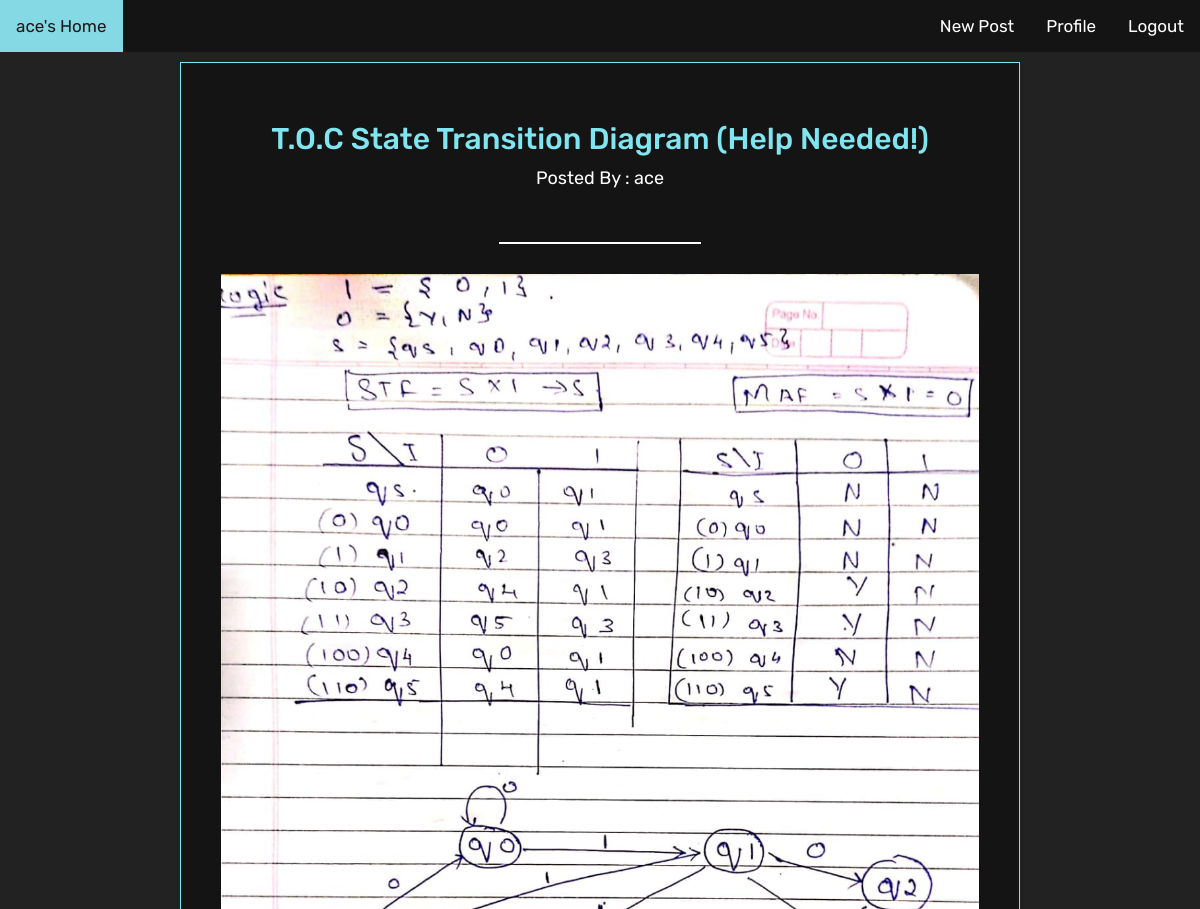
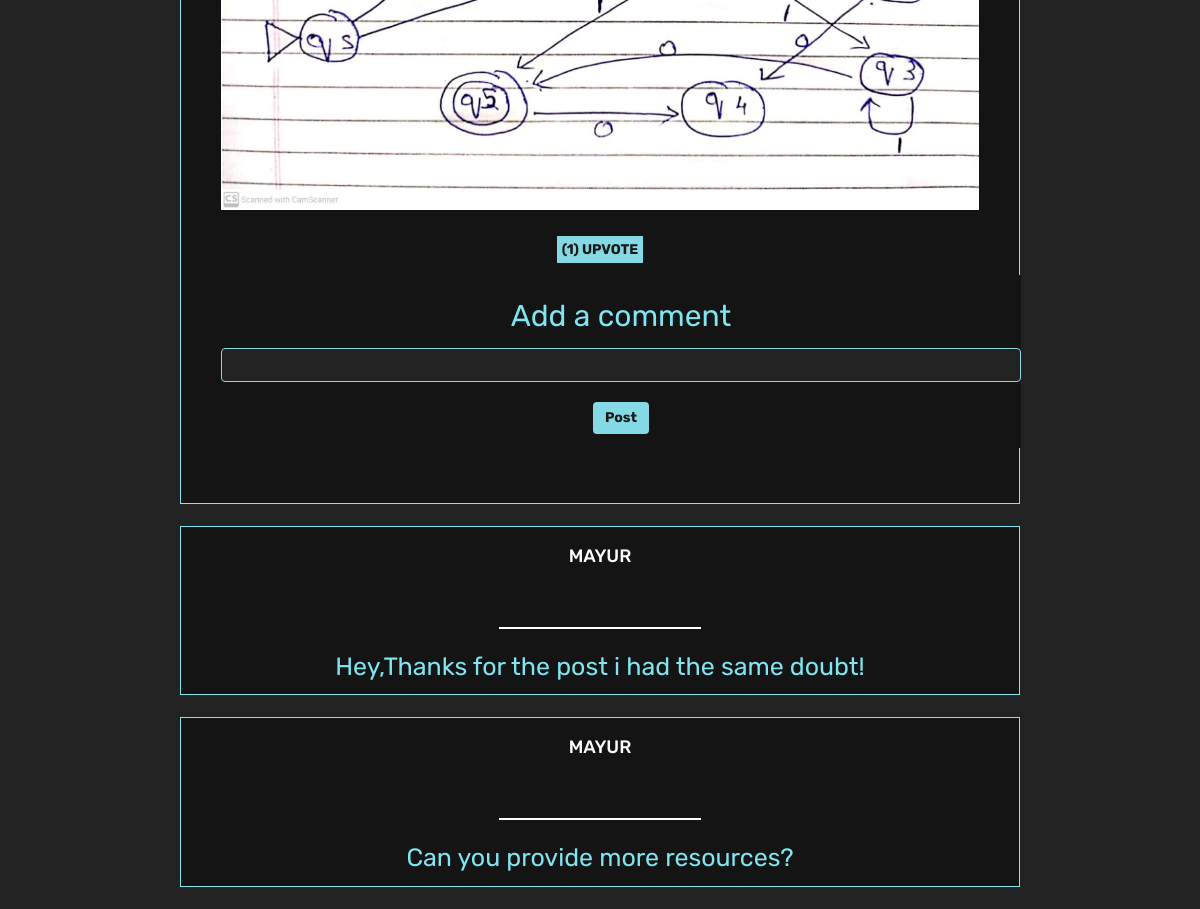
The app's page /comment.php?id=2 (signed in) with its own data (2 pictures, top to bottom).
### tables this page shows
CREATE TABLE `posttable` (
  `title` varchar(255) NOT NULL,
  `content` longtext NOT NULL,
  `author` varchar(255) NOT NULL,
  `image` varchar(255) DEFAULT NULL,
  `id` int(11) NOT NULL,
  `likes` int(11) NOT NULL DEFAULT 0,
  `dislikes` int(11) NOT NULL DEFAULT 0,
  `tag` varchar(50) DEFAULT NULL
);

CREATE TABLE `postcomments` (
  `postid` int(11) NOT NULL,
  `email` varchar(255) NOT NULL,
  `comment` varchar(255) NOT NULL,
  `dates` date DEFAULT NULL
);

### getSpecificPost.php (the view, shortened to what this page needs)
<?php
function getSpecificPosts(){
  $con = mysqli_connect("localhost","root","","posts");
  $srch=$_GET['id'];
  $query="SELECT * FROM `posttable` where id ='$srch'";
  $query2="SELECT * FROM `postcomments` where postid ='$srch' order by dates desc";
  $result=mysqli_query($con,$query);
  while($row=mysqli_fetch_array($result)){
    echo '
    <div class="container">
    <h3 class="posttitle">'.$row['title'].'</h3>
    <p class="postcontent">Posted By : '.$row['author'].'</p>
    <br>
    <hr width="200px">
    <p class="postcontent">'.$row['content'].'<p>
    <img src="uploads/'.$row['image'].'"class="imgt" ?>
    <br>
    <div class ="interact">
    <a class="btnLike" href="like.php?id='.$row["id"].'"><span>('.$row["likes"].') </span>UPVOTE</a>
    </div>
    <div class="searchbar2">
    <form action="addComment.php?id='.$row["id"].'" method="POST" id="form1">
    	<br>
      <p class="posttitle" style="">Add a comment</p>
      <input type="text" class="form-control" name="text" id="title">
      <br>
      <button type="submit" class="btn btn-primary" id="lgn">Post</button>
    </form>
    </div>
    </div>
    ';
    $result2=mysqli_query($con,$query2);
    while($row2=mysqli_fetch_array($result2)){
      echo '
      <div class="searchbar">
      <h3 class="cmname">'.$row2['email'].'</h3>
      <h3 class="cmname">'.$row2['dates'].'</h3>
      <hr width="200px">
      <p class="cmcontent">'.$row2['comment'].'</p>
      ';
      if($_SESSION['email']===$row2['email'])
      {
        echo '
        <a class="btnLike" style="width:6%;" href="deleteComment.php?id='.$row["id"].'">DELETE</a>
        <br>
        </div>
        ';
      }
      else{
        echo'
        </div>';
      }
  }
}
}

### styles/inprof.css (style rules this page uses)
body { background: #222222; }
.imgt { display: block; margin-left: auto; margin-right: auto; width: 100%; }
#lgn { background-color:#fff; color:#222222; border:0; font-family: 'Rubik', sans-serif; }
.container { display: flex; flex-direction: column; align-items: center; background: #141414; border:1px solid #7FE5F0; margin-top: 10px; margin-bottom: 10px; padding:40px; width:70%; }
.searchbar { background: #141414; border:1px solid #7FE5F0; width: 70%; margin:22px auto; display: table; }
.searchbar2 { background: #141414; text-align: center; width: 50%; margin:15px auto ; display: table; }
.searchbar { display: flex; flex-direction: column; align-items: center; text-align: center; }
hr { border: 1px solid ; color:#fff; }
.posttitle { font-size: 30px; font-family: 'Rubik', sans-serif; color:#7FE5F0; }
.cmcontent { font-size: 25px; font-family: 'Rubik', sans-serif; color:#7FE5F0; }
.postcontent { font-size: 18px; font-family: 'Rubik', sans-serif; color:#fff; }
.cmname { text-transform: uppercase; font-size: 18px; font-family: 'Rubik', sans-serif; color:#fff; }
#title { width: 800px; border: 1px solid #84D9E5; background:#222222; color:#fff }
#lgn { background-color:#84D9E5; color:#191919; border:0; font-weight: bold; font-family: 'Rubik', sans-serif; }
.btnLike { width: 100%; padding: 5px; background-color:#84D9E5; color:#191919; border:0; font-weight: bold; font-family: 'Rubik', sans-serif; }

### records on screen
posttable: title "T.O.C State Transition Diagram (Help Needed!)", author "ace", image (picture), likes "1"
postcomments: email "MAYUR", comment "Hey,Thanks for the post i had the same doubt!"
postcomments: email "MAYUR", comment "Can you provide more resources?"

### other values on screen
$_SESSION["email"] "ace"
